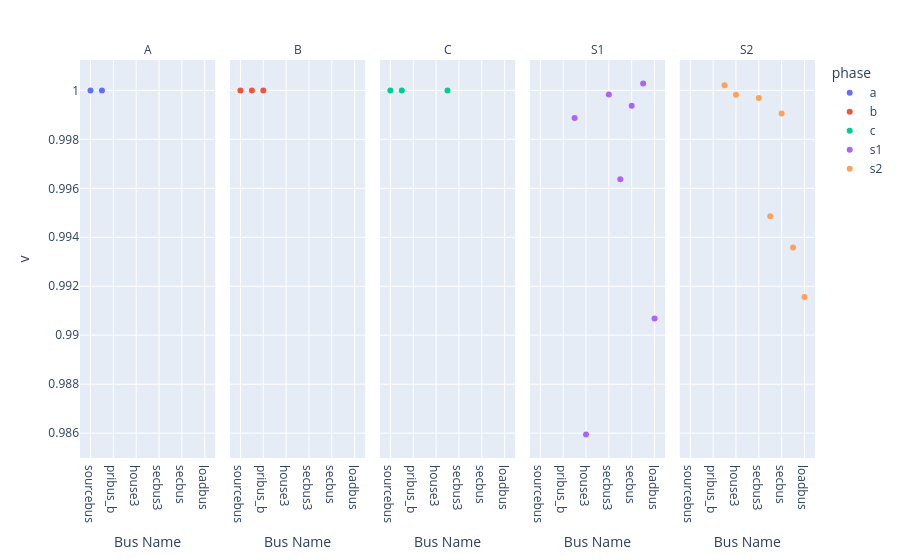
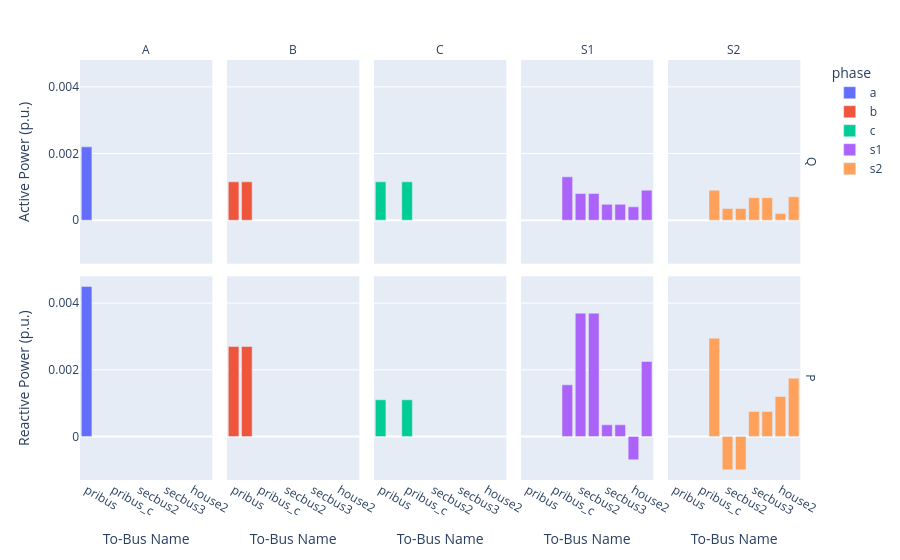

Notebook code cell kept with these figures, in order:
### Code cell
case = create_case(CASES_DIR / "csv"/ "triplex_pv")
result = case.run_opf(objective="loss")
result.plot_voltages().show()
result.plot_power_flows().show()

### Figure 1 — Plotly figure (JSON) as saved in the notebook; plotly's stock layout.template omitted (floating-point values rounded to 4 significant figures)
{"data": [{"hovertemplate": "phase=a<br>name=%{x}<br>v=%{y}<extra></extra>", "legendgroup": "a", "marker": {"color": "#636efa", "symbol": "circle"}, "mode": "markers", "name": "a", "orientation": "v", "showlegend": true, "type": "scatter", "x": ["sourcebus", "pribus", "pribus_b", "secbus2", "house3", "pribus_c", "secbus3", "house4", "secbus", "house2", "loadbus"], "xaxis": "x", "y": [1.0, 1.0, NaN, NaN, NaN, NaN, NaN, NaN, NaN, NaN, NaN], "yaxis": "y"}, {"hovertemplate": "phase=b<br>name=%{x}<br>v=%{y}<extra></extra>", "legendgroup": "b", "marker": {"color": "#EF553B", "symbol": "circle"}, "mode": "markers", "name": "b", "orientation": "v", "showlegend": true, "type": "scatter", "x": ["sourcebus", "pribus", "pribus_b", "secbus2", "house3", "pribus_c", "secbus3", "house4", "secbus", "house2", "loadbus"], "xaxis": "x2", "y": [1.0, 1.0, 1.0, NaN, NaN, NaN, NaN, NaN, NaN, NaN, NaN], "yaxis": "y2"}, {"hovertemplate": "phase=c<br>name=%{x}<br>v=%{y}<extra></extra>", "legendgroup": "c", "marker": {"color": "#00cc96", "symbol": "circle"}, "mode": "markers", "name": "c", "orientation": "v", "showlegend": true, "type": "scatter", "x": ["sourcebus", "pribus", "pribus_b", "secbus2", "house3", "pribus_c", "secbus3", "house4", "secbus", "house2", "loadbus"], "xaxis": "x3", "y": [1.0, 1.0, NaN, NaN, NaN, 1.0, NaN, NaN, NaN, NaN, NaN], "yaxis": "y3"}, {"hovertemplate": "phase=s1<br>name=%{x}<br>v=%{y}<extra></extra>", "legendgroup": "s1", "marker": {"color": "#ab63fa", "symbol": "circle"}, "mode": "markers", "name": "s1", "orientation": "v", "showlegend": true, "type": "scatter", "x": ["sourcebus", "pribus", "pribus_b", "secbus2", "house3", "pribus_c", "secbus3", "house4", "secbus", "house2", "loadbus"], "xaxis": "x4", "y": [NaN, NaN, NaN, 0.9989, 0.9859, NaN, 0.9998, 0.9964, 0.9994, 1.0, 0.9907], "yaxis": "y4"}, {"hovertemplate": "phase=s2<br>name=%{x}<br>v=%{y}<extra></extra>", "legendgroup": "s2", "marker": {"color": "#FFA15A", "symbol": "circle"}, "mode": "markers", "name": "s2", "orientation": "v", "showlegend": true, "type": "scatter", "x": ["sourcebus", "pribus", "pribus_b", "secbus2", "house3", "pribus_c", "secbus3", "house4", "secbus", "house2", "loadbus"], "xaxis": "x5", "y": [NaN, NaN, NaN, 1.0, 0.9998, NaN, 0.9997, 0.9949, 0.9991, 0.9936, 0.9916], "yaxis": "y5"}], "layout": {"annotations": [{"font": {}, "showarrow": false, "text": "A", "x": 0.092, "xanchor": "center", "xref": "paper", "y": 1, "yanchor": "bottom", "yref": "paper"}, {"font": {}, "showarrow": false, "text": "B", "x": 0.296, "xanchor": "center", "xref": "paper", "y": 1, "yanchor": "bottom", "yref": "paper"}, {"font": {}, "showarrow": false, "text": "C", "x": 0.5, "xanchor": "center", "xref": "paper", "y": 1, "yanchor": "bottom", "yref": "paper"}, {"font": {}, "showarrow": false, "text": "S1", "x": 0.704, "xanchor": "center", "xref": "paper", "y": 1, "yanchor": "bottom", "yref": "paper"}, {"font": {}, "showarrow": false, "text": "S2", "x": 0.908, "xanchor": "center", "xref": "paper", "y": 1, "yanchor": "bottom", "yref": "paper"}], "legend": {"title": {"text": "phase"}, "tracegroupgap": 0}, "margin": {"t": 60}, "xaxis": {"anchor": "y", "domain": [0, 0.184], "title": {"text": "Bus Name"}}, "xaxis2": {"anchor": "y2", "domain": [0.204, 0.388], "matches": "x", "title": {"text": "Bus Name"}}, "xaxis3": {"anchor": "y3", "domain": [0.408, 0.592], "matches": "x", "title": {"text": "Bus Name"}}, "xaxis4": {"anchor": "y4", "domain": [0.612, 0.796], "matches": "x", "title": {"text": "Bus Name"}}, "xaxis5": {"anchor": "y5", "domain": [0.816, 1], "matches": "x", "title": {"text": "Bus Name"}}, "yaxis": {"anchor": "x", "domain": [0, 1], "title": {"text": "v"}}, "yaxis2": {"anchor": "x2", "domain": [0, 1], "matches": "y", "showticklabels": false}, "yaxis3": {"anchor": "x3", "domain": [0, 1], "matches": "y", "showticklabels": false}, "yaxis4": {"anchor": "x4", "domain": [0, 1], "matches": "y", "showticklabels": false}, "yaxis5": {"anchor": "x5", "domain": [0, 1], "matches": "y", "showticklabels": false}}}

### Figure 2 — Plotly figure (JSON) as saved in the notebook; plotly's stock layout.template omitted (floating-point values rounded to 4 significant figures)
{"data": [{"hovertemplate": "phase=a<br>part=q<br>To-Bus Name=%{x}<br>power=%{y}<extra></extra>", "legendgroup": "a", "marker": {"color": "#636efa", "pattern": {"shape": ""}}, "name": "a", "orientation": "v", "showlegend": true, "textposition": "auto", "type": "bar", "x": ["pribus", "pribus_b", "pribus_c", "secbus", "secbus2", "house3", "secbus3", "house4", "house2", "loadbus"], "xaxis": "x6", "y": [0.0022, NaN, NaN, NaN, NaN, NaN, NaN, NaN, NaN, NaN], "yaxis": "y6"}, {"hovertemplate": "phase=a<br>part=p<br>To-Bus Name=%{x}<br>power=%{y}<extra></extra>", "legendgroup": "a", "marker": {"color": "#636efa", "pattern": {"shape": ""}}, "name": "a", "orientation": "v", "showlegend": false, "textposition": "auto", "type": "bar", "x": ["pribus", "pribus_b", "pribus_c", "secbus", "secbus2", "house3", "secbus3", "house4", "house2", "loadbus"], "xaxis": "x", "y": [0.0045, NaN, NaN, NaN, NaN, NaN, NaN, NaN, NaN, NaN], "yaxis": "y"}, {"hovertemplate": "phase=b<br>part=q<br>To-Bus Name=%{x}<br>power=%{y}<extra></extra>", "legendgroup": "b", "marker": {"color": "#EF553B", "pattern": {"shape": ""}}, "name": "b", "orientation": "v", "showlegend": true, "textposition": "auto", "type": "bar", "x": ["pribus", "pribus_b", "pribus_c", "secbus", "secbus2", "house3", "secbus3", "house4", "house2", "loadbus"], "xaxis": "x7", "y": [0.00115, 0.00115, NaN, NaN, NaN, NaN, NaN, NaN, NaN, NaN], "yaxis": "y7"}, {"hovertemplate": "phase=b<br>part=p<br>To-Bus Name=%{x}<br>power=%{y}<extra></extra>", "legendgroup": "b", "marker": {"color": "#EF553B", "pattern": {"shape": ""}}, "name": "b", "orientation": "v", "showlegend": false, "textposition": "auto", "type": "bar", "x": ["pribus", "pribus_b", "pribus_c", "secbus", "secbus2", "house3", "secbus3", "house4", "house2", "loadbus"], "xaxis": "x2", "y": [0.0027, 0.0027, NaN, NaN, NaN, NaN, NaN, NaN, NaN, NaN], "yaxis": "y2"}, {"hovertemplate": "phase=c<br>part=q<br>To-Bus Name=%{x}<br>power=%{y}<extra></extra>", "legendgroup": "c", "marker": {"color": "#00cc96", "pattern": {"shape": ""}}, "name": "c", "orientation": "v", "showlegend": true, "textposition": "auto", "type": "bar", "x": ["pribus", "pribus_b", "pribus_c", "secbus", "secbus2", "house3", "secbus3", "house4", "house2", "loadbus"], "xaxis": "x8", "y": [0.00115, NaN, 0.00115, NaN, NaN, NaN, NaN, NaN, NaN, NaN], "yaxis": "y8"}, {"hovertemplate": "phase=c<br>part=p<br>To-Bus Name=%{x}<br>power=%{y}<extra></extra>", "legendgroup": "c", "marker": {"color": "#00cc96", "pattern": {"shape": ""}}, "name": "c", "orientation": "v", "showlegend": false, "textposition": "auto", "type": "bar", "x": ["pribus", "pribus_b", "pribus_c", "secbus", "secbus2", "house3", "secbus3", "house4", "house2", "loadbus"], "xaxis": "x3", "y": [0.0011, NaN, 0.0011, NaN, NaN, NaN, NaN, NaN, NaN, NaN], "yaxis": "y3"}, {"hovertemplate": "phase=s1<br>part=q<br>To-Bus Name=%{x}<br>power=%{y}<extra></extra>", "legendgroup": "s1", "marker": {"color": "#ab63fa", "pattern": {"shape": ""}}, "name": "s1", "orientation": "v", "showlegend": true, "textposition": "auto", "type": "bar", "x": ["pribus", "pribus_b", "pribus_c", "secbus", "secbus2", "house3", "secbus3", "house4", "house2", "loadbus"], "xaxis": "x9", "y": [NaN, NaN, NaN, 0.0013, 0.0008, 0.0008, 0.000475, 0.000475, 0.0004, 0.0009], "yaxis": "y9"}, {"hovertemplate": "phase=s1<br>part=p<br>To-Bus Name=%{x}<br>power=%{y}<extra></extra>", "legendgroup": "s1", "marker": {"color": "#ab63fa", "pattern": {"shape": ""}}, "name": "s1", "orientation": "v", "showlegend": false, "textposition": "auto", "type": "bar", "x": ["pribus", "pribus_b", "pribus_c", "secbus", "secbus2", "house3", "secbus3", "house4", "house2", "loadbus"], "xaxis": "x4", "y": [NaN, NaN, NaN, 0.00155, 0.0037, 0.0037, 0.00035, 0.00035, -0.0007, 0.00225], "yaxis": "y4"}, {"hovertemplate": "phase=s2<br>part=q<br>To-Bus Name=%{x}<br>power=%{y}<extra></extra>", "legendgroup": "s2", "marker": {"color": "#FFA15A", "pattern": {"shape": ""}}, "name": "s2", "orientation": "v", "showlegend": true, "textposition": "auto", "type": "bar", "x": ["pribus", "pribus_b", "pribus_c", "secbus", "secbus2", "house3", "secbus3", "house4", "house2", "loadbus"], "xaxis": "x10", "y": [NaN, NaN, NaN, 0.0009, 0.00035, 0.00035, 0.000675, 0.000675, 0.0002, 0.0007], "yaxis": "y10"}, {"hovertemplate": "phase=s2<br>part=p<br>To-Bus Name=%{x}<br>power=%{y}<extra></extra>", "legendgroup": "s2", "marker": {"color": "#FFA15A", "pattern": {"shape": ""}}, "name": "s2", "orientation": "v", "showlegend": false, "textposition": "auto", "type": "bar", "x": ["pribus", "pribus_b", "pribus_c", "secbus", "secbus2", "house3", "secbus3", "house4", "house2", "loadbus"], "xaxis": "x5", "y": [NaN, NaN, NaN, 0.00295, -0.001, -0.001, 0.00075, 0.00075, 0.0012, 0.00175], "yaxis": "y5"}], "layout": {"annotations": [{"font": {}, "showarrow": false, "text": "A", "x": 0.09, "xanchor": "center", "xref": "paper", "y": 1, "yanchor": "bottom", "yref": "paper"}, {"font": {}, "showarrow": false, "text": "B", "x": 0.29, "xanchor": "center", "xref": "paper", "y": 1, "yanchor": "bottom", "yref": "paper"}, {"font": {}, "showarrow": false, "text": "C", "x": 0.49, "xanchor": "center", "xref": "paper", "y": 1, "yanchor": "bottom", "yref": "paper"}, {"font": {}, "showarrow": false, "text": "S1", "x": 0.69, "xanchor": "center", "xref": "paper", "y": 1, "yanchor": "bottom", "yref": "paper"}, {"font": {}, "showarrow": false, "text": "S2", "x": 0.89, "xanchor": "center", "xref": "paper", "y": 1, "yanchor": "bottom", "yref": "paper"}, {"font": {}, "showarrow": false, "text": "P", "textangle": 90, "x": 0.98, "xanchor": "left", "xref": "paper", "y": 0.2425, "yanchor": "middle", "yref": "paper"}, {"font": {}, "showarrow": false, "text": "Q", "textangle": 90, "x": 0.98, "xanchor": "left", "xref": "paper", "y": 0.7575, "yanchor": "middle", "yref": "paper"}], "barmode": "relative", "legend": {"title": {"text": "phase"}, "tracegroupgap": 0}, "margin": {"t": 60}, "xaxis": {"anchor": "y", "domain": [0, 0.18], "title": {"text": "To-Bus Name"}}, "xaxis10": {"anchor": "y10", "domain": [0.8, 0.98], "matches": "x", "showticklabels": false}, "xaxis2": {"anchor": "y2", "domain": [0.2, 0.38], "matches": "x", "title": {"text": "To-Bus Name"}}, "xaxis3": {"anchor": "y3", "domain": [0.4, 0.58], "matches": "x", "title": {"text": "To-Bus Name"}}, "xaxis4": {"anchor": "y4", "domain": [0.6, 0.78], "matches": "x", "title": {"text": "To-Bus Name"}}, "xaxis5": {"anchor": "y5", "domain": [0.8, 0.98], "matches": "x", "title": {"text": "To-Bus Name"}}, "xaxis6": {"anchor": "y6", "domain": [0, 0.18], "matches": "x", "showticklabels": false}, "xaxis7": {"anchor": "y7", "domain": [0.2, 0.38], "matches": "x", "showticklabels": false}, "xaxis8": {"anchor": "y8", "domain": [0.4, 0.58], "matches": "x", "showticklabels": false}, "xaxis9": {"anchor": "y9", "domain": [0.6, 0.78], "matches": "x", "showticklabels": false}, "yaxis": {"anchor": "x", "domain": [0, 0.485], "title": {"text": "Reactive Power (p.u.)"}}, "yaxis10": {"anchor": "x10", "domain": [0.515, 1], "matches": "y", "showticklabels": false}, "yaxis2": {"anchor": "x2", "domain": [0, 0.485], "matches": "y", "showticklabels": false}, "yaxis3": {"anchor": "x3", "domain": [0, 0.485], "matches": "y", "showticklabels": false}, "yaxis4": {"anchor": "x4", "domain": [0, 0.485], "matches": "y", "showticklabels": false}, "yaxis5": {"anchor": "x5", "domain": [0, 0.485], "matches": "y", "showticklabels": false}, "yaxis6": {"anchor": "x6", "domain": [0.515, 1], "matches": "y", "title": {"text": "Active Power (p.u.)"}}, "yaxis7": {"anchor": "x7", "domain": [0.515, 1], "matches": "y", "showticklabels": false}, "yaxis8": {"anchor": "x8", "domain": [0.515, 1], "matches": "y", "showticklabels": false}, "yaxis9": {"anchor": "x9", "domain": [0.515, 1], "matches": "y", "showticklabels": false}}}
